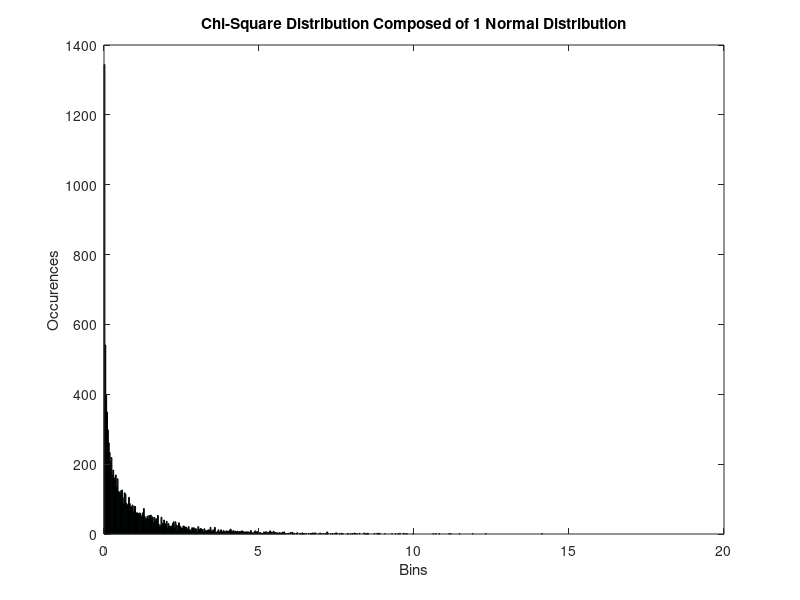
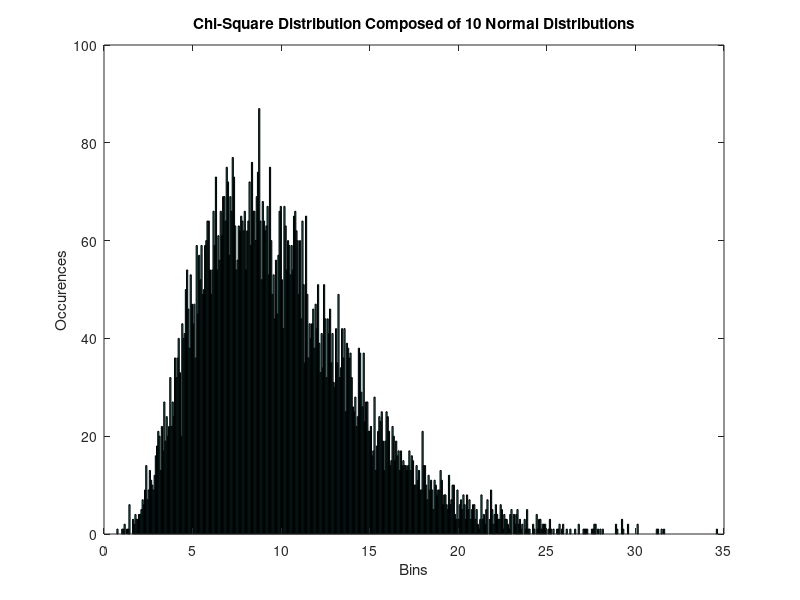

Here is the MATLAB script that generated these plots, in order:
% Brian Powell 012362894
% EE381 - Chaw-Long Chu
%
% Homework_5
%
% Question_2
% Use Normal Distribution to generate Chi-sqquare distribution (graph
% results of 1 degree of freedom and 10 degree of freedom)
%

n = 10000;

% Random Values for 1 degree of Freedom to 10 degrees of Freedom.
n_1 = randn(1,n);
n_2 = randn(1,n);
n_3 = randn(1,n);
n_4 = randn(1,n);
n_5 = randn(1,n);
n_6 = randn(1,n);
n_7 = randn(1,n);
n_8 = randn(1,n);
n_9 = randn(1,n);
n_10 = randn(1,n);
sigma = 1;

% Chi Square for 1 degree of freedom
chisquare_1 = (sigma * n_1.^2);

% Plotting and labeling first result
figure(1);
hist(chisquare_1, 500);
xlabel('Bins');
ylabel('Occurences');
title('Chi-Square Distribution Composed of 1 Normal Distribution');

% Chi Square for 10 degrees of freedom
chisquare_2 = (sigma * n_1.^2) + (sigma * n_2.^2) + (sigma * n_3.^2) + (sigma * n_4.^2) + (sigma * n_5.^2) + (sigma * n_6.^2) + (sigma * n_7.^2) + (sigma * n_8.^2) + (sigma * n_9.^2) + (sigma * n_10.^2);

% Plotting and labeling second result
figure(2);
hist(chisquare_2, 500);
xlabel('Bins');
ylabel('Occurences');
title('Chi-Square Distribution Composed of 10 Normal Distributions');